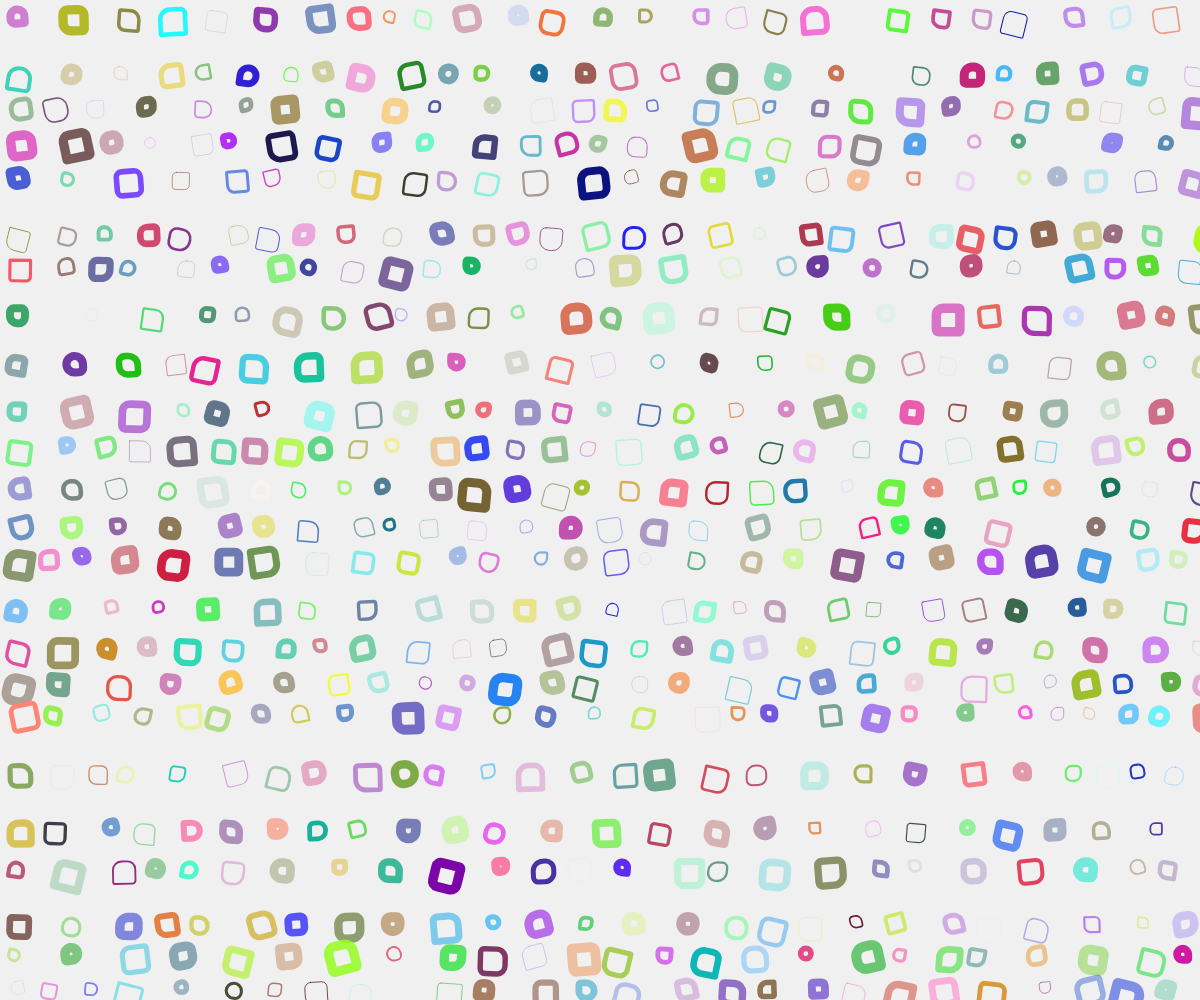
Frame 1 (no input)
Frame 60 (no input): identical to frame 1, image omitted
Frame 120 (the mouse pressed at the canvas centre since frame 60): identical to frame 1, image omitted

The p5.js sketch that drew this single still picture (run headless with seeded random() and noise() and a simulated clock; from frame 60 on, the mouse is pressed at the canvas centre):

// p5.js sketch
// ── sketch.js
function setup() {
  createCanvas(windowWidth, windowHeight);
  background(240, 240, 240);
  noFill();

  // draw a column of rows
  for (let y = 10; y < windowHeight; y += random(30, 60)) {
    // draw a row of squares
    for (let x = 10; x < windowWidth; x += random(30, 60)) {
      let rr = random(255);
      let rg = random(255);
      let rb = random(255);
      let alpha = random(100, 255); // Adding random transparency

      stroke(rr, rg, rb, alpha);
      push();
      let c = random(10);
      strokeWeight(c);
      translate(x, y);
      angleMode(DEGREES);
      let d = random(15);
      let e = random(-15);
      let de = random([-15, 15]);
      if (de > 0) {
        rotate(d);
      } else {
        rotate(e);
      }
      let shapeSize = random(10, 25); // Random size of shapes
      let shapeType = random(["rect", "circle", "triangle"]); // Random shape type

      // Randomly draw either a rectangle, circle, or triangle
      //if (shapeType === "rect") {
        rect(
          0,
          0,
          shapeSize,
          shapeSize,
          random(0, 10),
          random(0, 10),
          random(0, 10),
          random(0, 10)
        );
      //} else if (shapeType === "circle") {
        //ellipse(0, 0, shapeSize);
      //} else if (shapeType === "triangle") {
       // triangle(0, 0, shapeSize, 0, shapeSize / 2, shapeSize);
      //}

      pop();
    }
  }
}

function draw() {}
